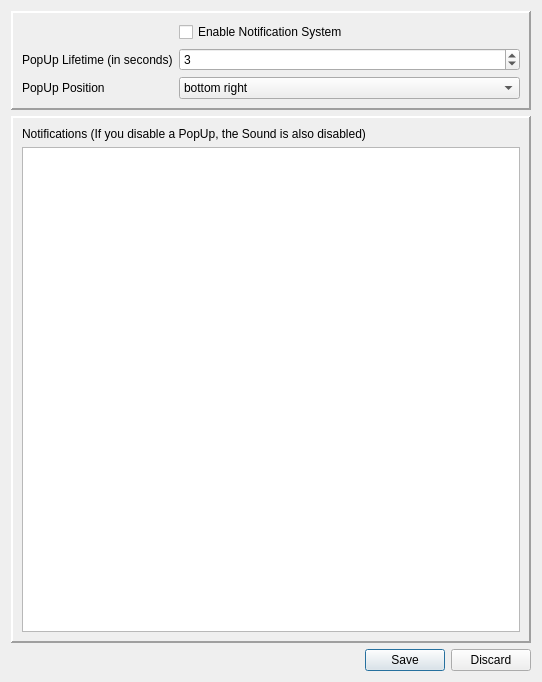
<?xml version="1.0" encoding="UTF-8"?>
<ui version="4.0">
 <class>Dialog</class>
 <widget class="QDialog" name="Dialog">
  <property name="geometry">
   <rect>
    <x>0</x>
    <y>0</y>
    <width>542</width>
    <height>682</height>
   </rect>
  </property>
  <property name="windowTitle">
   <string>Notifications Settings</string>
  </property>
  <layout class="QVBoxLayout" name="verticalLayout_3">
   <item>
    <widget class="QFrame" name="frame_2">
     <property name="frameShape">
      <enum>QFrame::Panel</enum>
     </property>
     <property name="frameShadow">
      <enum>QFrame::Raised</enum>
     </property>
     <property name="lineWidth">
      <number>2</number>
     </property>
     <layout class="QGridLayout" name="gridLayout" columnstretch="0,1">
      <item row="2" column="1">
       <widget class="QComboBox" name="nsPositionComboBox">
        <item>
         <property name="text">
          <string>bottom right</string>
         </property>
        </item>
        <item>
         <property name="text">
          <string>top right</string>
         </property>
        </item>
        <item>
         <property name="text">
          <string>bottom left</string>
         </property>
        </item>
        <item>
         <property name="text">
          <string>top left</string>
         </property>
        </item>
       </widget>
      </item>
      <item row="1" column="1">
       <widget class="QSpinBox" name="nsPopLifetime">
        <property name="maximum">
         <number>999</number>
        </property>
        <property name="value">
         <number>3</number>
        </property>
       </widget>
      </item>
      <item row="2" column="0">
       <widget class="QLabel" name="label_5">
        <property name="text">
         <string>PopUp Position</string>
        </property>
       </widget>
      </item>
      <item row="1" column="0">
       <widget class="QLabel" name="label_4">
        <property name="text">
         <string>PopUp Lifetime (in seconds)</string>
        </property>
       </widget>
      </item>
      <item row="0" column="1">
       <widget class="QCheckBox" name="nsEnabled">
        <property name="text">
         <string>Enable Notification System</string>
        </property>
       </widget>
      </item>
     </layout>
    </widget>
   </item>
   <item>
    <widget class="QFrame" name="frame">
     <property name="frameShape">
      <enum>QFrame::Panel</enum>
     </property>
     <property name="frameShadow">
      <enum>QFrame::Raised</enum>
     </property>
     <property name="lineWidth">
      <number>2</number>
     </property>
     <layout class="QVBoxLayout" name="verticalLayout">
      <item>
       <widget class="QLabel" name="label">
        <property name="text">
         <string>Notifications (If you disable a PopUp, the Sound is also disabled)</string>
        </property>
       </widget>
      </item>
      <item>
       <widget class="QTableView" name="tableView">
        <property name="alternatingRowColors">
         <bool>true</bool>
        </property>
        <property name="selectionMode">
         <enum>QAbstractItemView::SingleSelection</enum>
        </property>
        <property name="selectionBehavior">
         <enum>QAbstractItemView::SelectRows</enum>
        </property>
       </widget>
      </item>
     </layout>
    </widget>
   </item>
   <item>
    <layout class="QHBoxLayout" name="horizontalLayout">
     <item>
      <spacer name="horizontalSpacer">
       <property name="orientation">
        <enum>Qt::Horizontal</enum>
       </property>
       <property name="sizeHint" stdset="0">
        <size>
         <width>40</width>
         <height>20</height>
        </size>
       </property>
      </spacer>
     </item>
     <item>
      <widget class="QPushButton" name="btnSave">
       <property name="text">
        <string>Save</string>
       </property>
      </widget>
     </item>
     <item>
      <widget class="QPushButton" name="pushButton_2">
       <property name="text">
        <string>Discard</string>
       </property>
      </widget>
     </item>
    </layout>
   </item>
  </layout>
 </widget>
 <resources/>
 <connections>
  <connection>
   <sender>pushButton_2</sender>
   <signal>clicked()</signal>
   <receiver>Dialog</receiver>
   <slot>hide()</slot>
   <hints>
    <hint type="sourcelabel">
     <x>505</x>
     <y>659</y>
    </hint>
    <hint type="destinationlabel">
     <x>794</x>
     <y>632</y>
    </hint>
   </hints>
  </connection>
 </connections>
</ui>
